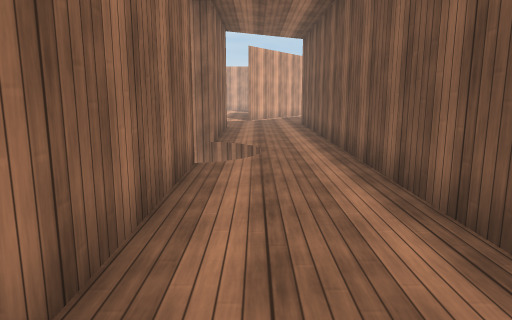
[1] (above)

13 first-person views from a walk through a 3-D level made in the Unity game engine. The camera is 1.3 m above the floor, tilts 10° down and sees 70° across. The floor is counted in squares, 1 m on a side. Each view is taken from the middle of a square. On the plan, view 1 faces up. The plan holds only what a view shows up to about 15 squares ahead; the rest is blank. The place goes on beyond the plan. The player is left out. Surface patterns are stand-ins for the level's own textures.

[2]
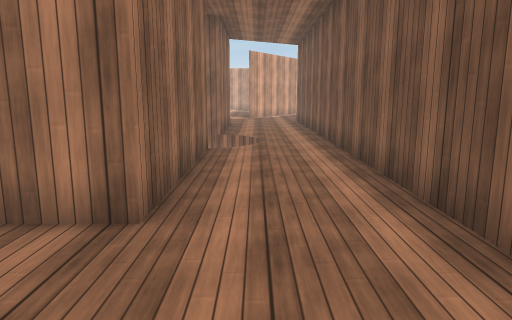

[3]
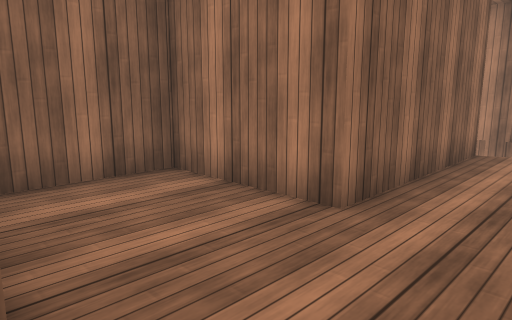

[4]
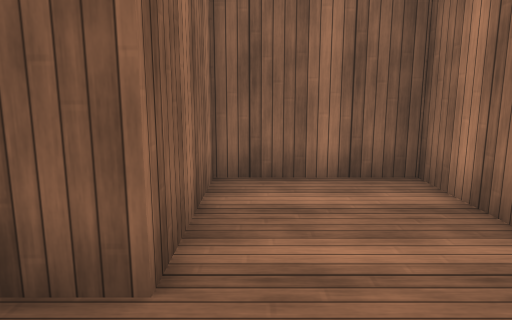

[5]
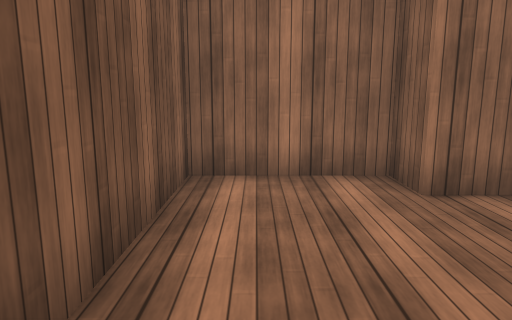

[6]
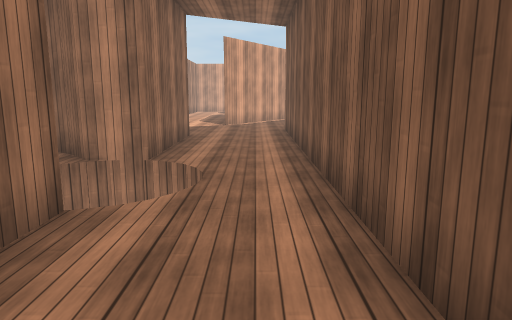

[7]
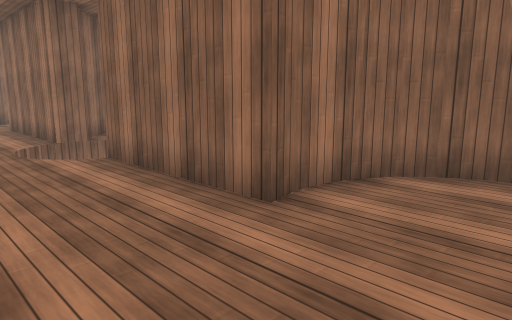

[8]
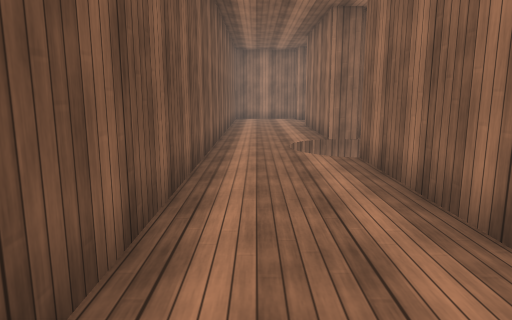

[9]
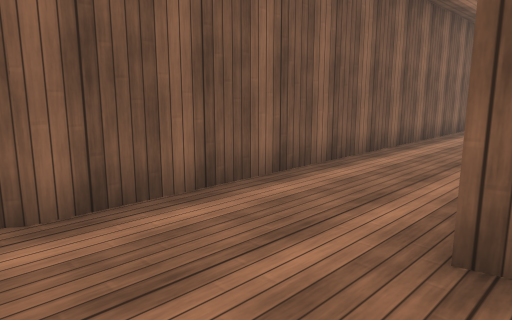

[10]
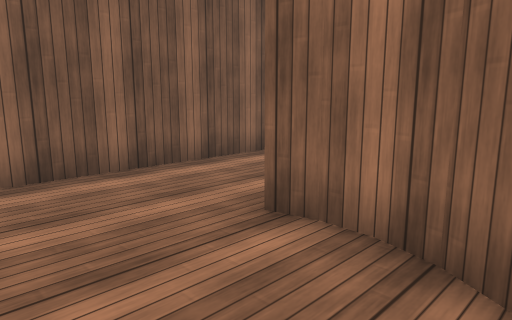

[11]
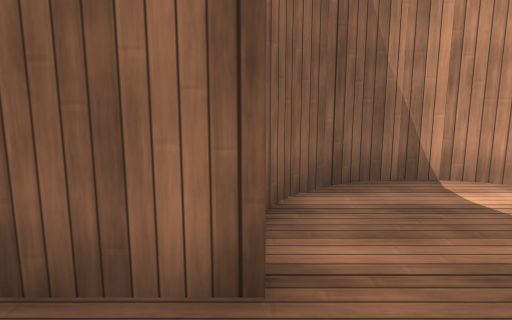

[12]
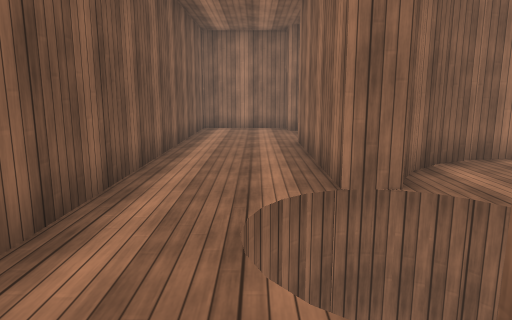

[13]
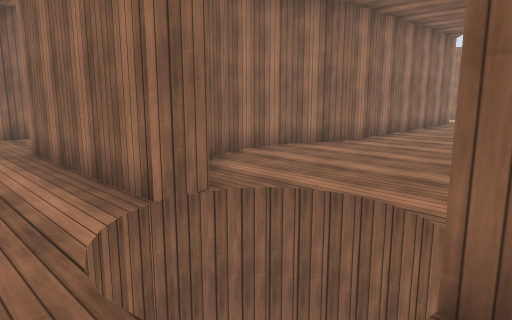

### Floor plan
Points are (right, up) in squares from view 1. A wall is a line through its corners. A room is listed if a view was taken in it or the views show most of it. See-through windows are left out.
Room 1 (views 1, 2, 3, 4, 5, 6)
walls: (-1.2, 7) (-1.2, 1.6) (-4.7, 1.6) (-4.7, -1.7) (-1.2, -1.7) (-1.2, -2.9) (2.1, -2.9) (2.1, 7.5)
ways out: opening at (1, 8) to room 2
Room 2 (views 7, 8, 9, 10, 11, 12, 13)
walls: (-1.9, 14.9) (-1.2, 15.1) (-1.2, 10.3); (-2.5, 14.9) (-1.8, 14.9); (-3.2, 15.1) (-2.4, 14.9); (-3.8, 15.5) (-3.1, 15.1); (-4.2, 16) (-3.7, 15.5); (-4.5, 16.6) (-4.1, 15.9); (-4.6, 17.3) (-4.4, 16.5); (-4.6, 17.9) (-4.6, 17.1); (-4.4, 18.6) (-4.6, 17.8); (2.1, 7.5) (2.1, 17.2)
ways out: opening at (1, 8) to room 1

Where each view was taken, in squares from view 1:
view 1: 0 up, 0 right, facing up
view 2: 2 down, 0 right, facing up
view 3: 2 down, 1 right, facing up-left
view 4: 1 down, 1 right, facing left
view 5: 3 up, 1 right, facing down
view 6: 3 up, 1 right, facing up
view 7: 18 up, 2 right, facing down-left
view 8: 18 up, 1 right, facing down
view 9: 18 up, 2 left, facing down-right
view 10: 18 up, 4 left, facing down-right
view 11: 15 up, 1 right, facing left
view 12: 12 up, 0 right, facing down
view 13: 11 up, 1 right, facing down-left
